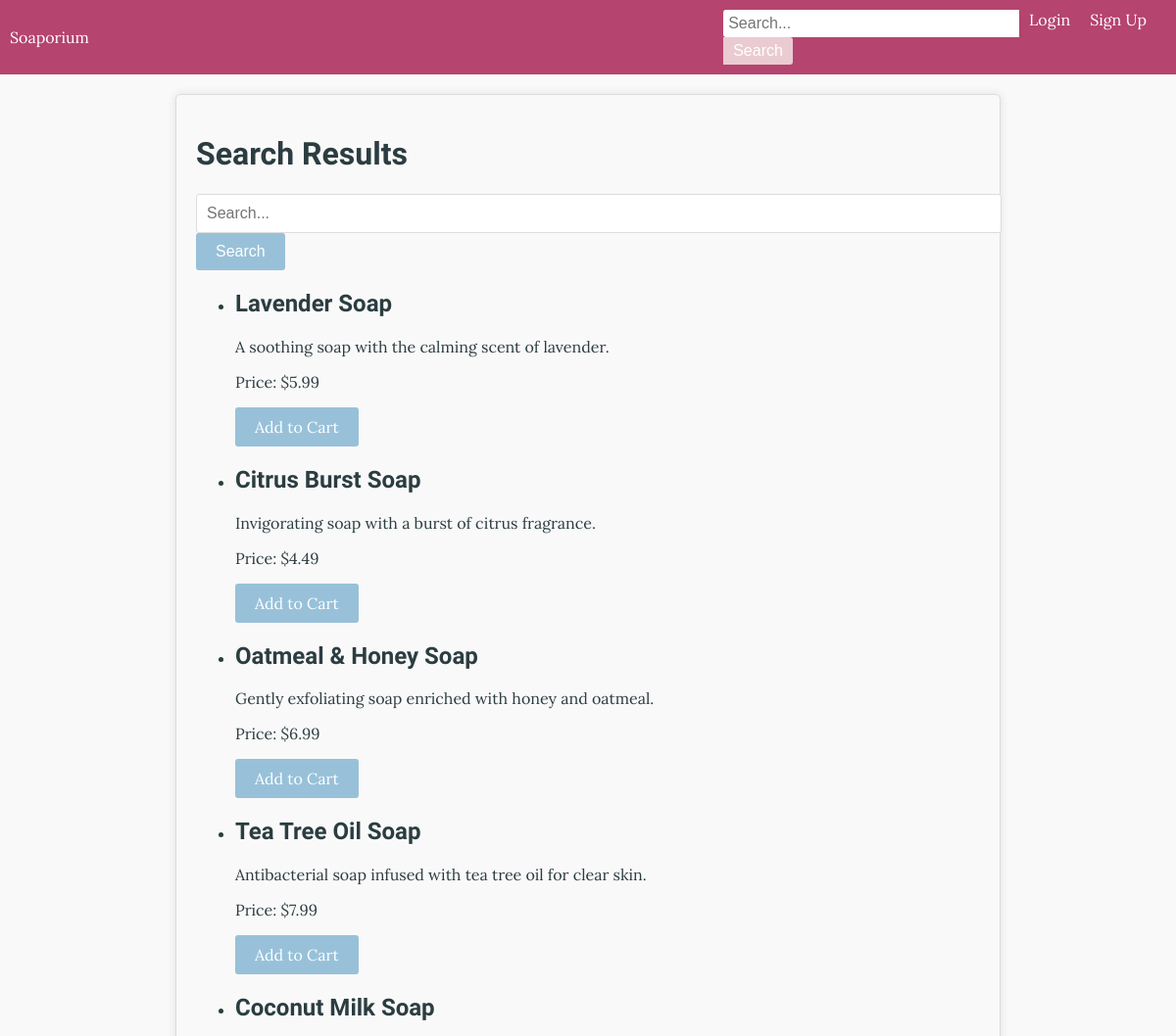
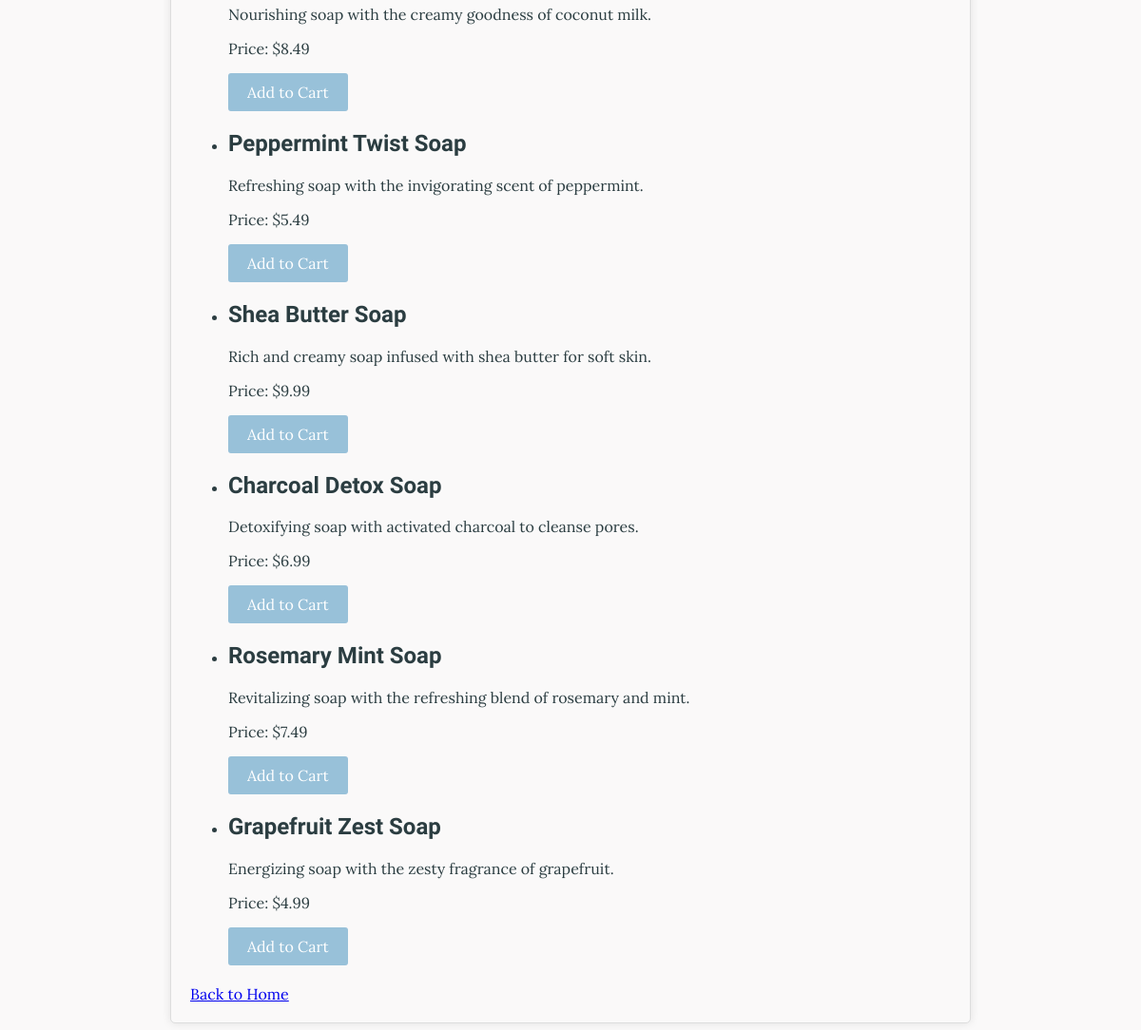
Screenshot of /search with the database file from the repository (2 pictures, top to bottom).
### tables this page shows
CREATE TABLE Soap (soapid INTEGER PRIMARY KEY AUTOINCREMENT, name TEXT NOT NULL, description TEXT, brand TEXT, price REAL NOT NULL, type TEXT, picture TEXT, quantity INTEGER);

### routes.py (the view)
@app.route("/search", methods=["GET", "POST"])
def search():
    search_term = request.args.get("search_term", "").strip()
    conn = sqlite3.connect("Soap.db")
    sql = "SELECT * FROM Soap WHERE name LIKE ? OR description LIKE ?"
    results = conn.execute(sql, (f"%{search_term}%",
                                 f"%{search_term}%")).fetchall()
    conn.close()
    return render_template("search.html",
                           results=results, search_term=search_term)

### templates/search.html
{% extends "home.html" %}
{% block content %}
<div class="search-results-container">
    <h1>Search Results</h1>
    <form action="{{ url_for('search') }}" method="get" class="search-form">
        <input type="text" name="search_term" placeholder="Search..." size="30">
        <button type="submit">Search</button>
    </form>
    {% if results and results|length > 0 %}
    <ul class="results-list">
        {% for item in results %}
        <li class="result-item">
            <div class="soap-info">
                <h2>{{ item[1] }}</h2>
                <p class="description">{{ item[2] }}</p>
                <p class="price">Price: ${{ item[4] }}</p>
            </div>
            <a href="{{ url_for('add_to_cart', soapid=item[0]) }}" class="add-to-cart">Add to Cart</a>
        </li>
        {% endfor %}
    </ul>
    {% else %}
    <p class="no-results">No results found</p>
    {% endif %}
    <a href="{{ url_for('home') }}" class="back-to-home">Back to Home</a>
</div>
{% endblock %}

### templates/home.html (shortened to what this page needs)
<!DOCTYPE html>
<html lang="en">
<head>
    <link rel="stylesheet" href="{{ url_for('static', filename='styles.css') }}">
</head>
<body>
    <div class="top-bar">
        <a href="{{ url_for('home') }}" class="home-link">Soaporium</a>
        <nav class="navbar">
            <ul class="nav-links">
                <li class="search-bar">
                    <form action="{{ url_for('search') }}" method="get">
                        <input type="text" name="search_term" placeholder="Search...">
                        <button type="submit">Search</button>
                    </form>
                </li>
                {% if session.get("userid") %}
                <li><a href="{{ url_for('view_current_cart') }}">Cart</a></li>
                <li class="user-dropdown">
                    <button class="user-dropdown-btn">Hi, {{ userid }}</button>
                    <ul class="dropdown-content">
                        <li><a href="{{ url_for('userinfo', userid=session.get("userid")) }}">User Info</a></li>
                        <li><a href="{{ url_for('logout') }}">Sign Out</a></li>
                    </ul>
                </li>
                {% else %}
                <li><a href="{{ url_for('login') }}">Login</a></li>
                <li><a href="{{ url_for('signup') }}">Sign Up</a></li>
                {% endif %}
            </ul>
        </nav>
    </div>
    <div class="content">
        {% block content %}{% endblock %}
    </div>
</body>
</html>

### static/styles.css (style rules this page uses)
.homelink, h1, h2, h3, h4, h5, h6 { font-family: 'Rock Salt', cursive; }
body { font-family: 'Lora', serif; margin: 0; padding: 0; background-color: #faf9f9; color: #2b3d41; }
.top-bar { background-color: #b5446e; color: #fff; padding: 10px; display: flex; justify-content: space-between; align-items: center; }
.home-link { color: #fff; text-decoration: none; }
.navbar { display: flex; align-items: center; }
.nav-links { list-style-type: none; margin: 0; padding: 0; display: flex; }
.nav-links li { margin-right: 20px; }
.nav-links li a { color: #fff; text-decoration: none; }
.search-bar { display: flex; align-items: center; }
.search-bar input[type="text"] { padding: 5px; font-size: 16px; border: none; border-radius: 3px 0 0 3px; }
.search-bar button { padding: 5px 10px; background-color: #eacbd2; color: #fff; border: none; border-radius: 0 3px 3px 0; cursor: pointer; }
.content { padding: 20px; }
.login-container, .signup-container, .search-results-container { max-width: 800px; margin: 0 auto; padding: 20px; background-color: #faf9f9; border: 1px solid #ddd; border-radius: 5px; box-shadow: 0 0 10px rgba(0, 0, 0, 0.1); }
.login-form, .signup-form, .search-form { margin-bottom: 20px; }
input[type="text"], input[type="email"], input[type="password"] { width: 100%; padding: 10px; font-size: 16px; border: 1px solid #ddd; border-radius: 3px; }
button, .add-to-cart { display: inline-block; padding: 10px 20px; font-size: 16px; background-color: #98c1d9; color: #fff; border: none; border-radius: 3px; cursor: pointer; text-decoration: none; }
.back-to-home { display: block; margin-top: 20px; text-decoration: underline; }

### rows the page displays
Soap: name "Lavender Soap", description "A soothing soap with the calming scent of lavender.", price "5.99"
Soap: name "Citrus Burst Soap", description "Invigorating soap with a burst of citrus fragrance.", price "4.49"
Soap: name "Oatmeal & Honey Soap", description "Gently exfoliating soap enriched with honey and oatmeal.", price "6.99"
Soap: name "Tea Tree Oil Soap", description "Antibacterial soap infused with tea tree oil for clear skin.", price "7.99"
Soap: name "Coconut Milk Soap", description "Nourishing soap with the creamy goodness of coconut milk.", price "8.49"
Soap: name "Peppermint Twist Soap", description "Refreshing soap with the invigorating scent of peppermint.", price "5.49"
Soap: name "Shea Butter Soap", description "Rich and creamy soap infused with shea butter for soft skin.", price "9.99"
Soap: name "Charcoal Detox Soap", description "Detoxifying soap with activated charcoal to cleanse pores.", price "6.99"
Soap: name "Rosemary Mint Soap", description "Revitalizing soap with the refreshing blend of rosemary and mint.", price "7.49"
Soap: name "Grapefruit Zest Soap", description "Energizing soap with the zesty fragrance of grapefruit.", price "4.99"
